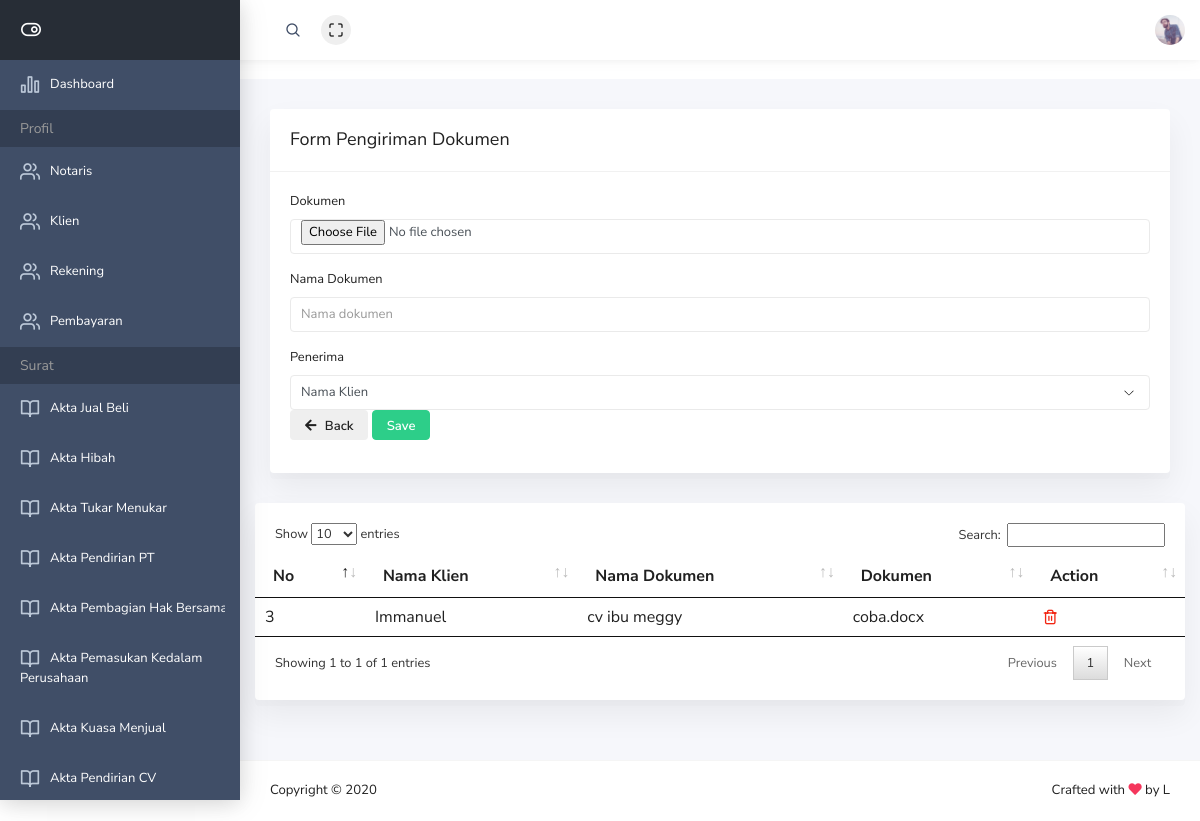
The app's page /admin/dokumen.php with its own data.
### tables this page shows
CREATE TABLE `dokumen` (
  `id_dok` int(11) NOT NULL,
  `nama_dok` varchar(12) NOT NULL,
  `dokumen` varchar(100) NOT NULL,
  `penerima` int(11) NOT NULL,
  `downloads` int(11) NOT NULL
);

CREATE TABLE `klien` (
  `id` int(11) NOT NULL,
  `nama` varchar(30) NOT NULL,
  `alamat` varchar(30) NOT NULL,
  `no_hp` varchar(20) NOT NULL,
  `user` varchar(30) NOT NULL,
  `pass` varchar(30) NOT NULL,
  `status` enum('aktif','pasif') NOT NULL
);

### admin/function.php (called while the page is built, shortened)
<?php
	$kon = mysqli_connect("localhost","root","","notaris");
	function query($query){
		global $kon;
		$result = mysqli_query($kon,$query);
		$rows = [];
		while ( $row = mysqli_fetch_assoc($result)) {
			$rows[] = $row;
		}
		return $rows;
	}
?>

### admin/dokumen.php (the view, shortened to what this page needs)
<?php
require "function.php";
include 'header.php';
$notaris = query ('SELECT dokumen.id_dok,dokumen.nama_dok,dokumen.dokumen,dokumen.penerima,klien.id,klien.nama FROM dokumen INNER JOIN klien ON dokumen.penerima = klien.id');
?>
                <div class="main-content">
                    <div class="container-fluid">
                        <div class="row">
                            <div class="col-md-12">
                                <div class="card">
                                    <div class="card-header"><h3>Form Pengiriman Dokumen</h3></div>
                                    <div class="card-body">
                                        <form action="" method="post" enctype="multipart/form-data">
                                            <div class="form-group">
                                                <label for="exampleInputName1">Dokumen</label>
                                                <input type="file" class="form-control" id="dokumen" name="dokumen" placeholder="dokumen">
                                            </div>
                                            <div class="form-group">
                                                <label for="exampleInputName1">Nama Dokumen</label>
                                                <input type="text" class="form-control" id="nama_dok" name="nama_dok" placeholder="Nama dokumen">
                                            </div>
                                            <div class="from-group">
                                                <label>Penerima</label>
                                                 <select name= "penerima" id="penerima" class="form-control" type="text">
                                                 <option>Nama Klien</option>
                                                 </select>
                                             </div>
                                           <a href="index.php"><button type="button" class="btn btn-default"><i class="fa fa-arrow-left"></i> Back</button></a>
                                              <button type="submit" name='simpan' value='simpan' class="btn btn-success mr-2">Save</button>
                                        </form>
                                    </div>
                                </div>
                            </div>
                            <div class="card">
                                <div class="card-body">
                                  <table id="contoh">
                                    <thead>
                                        <tr>
                                            <th>No</th>
                                            <th>Nama Klien</th>
                                            <th>Nama Dokumen</th>
                                            <th>Dokumen</th>
                                            <th>Action</th>
                                        </tr>
                                    </thead>
                                    <tbody>
                                   <?php foreach ($notaris as $row): ?>
                                        <tr>
                                            <td><?= $row["id_dok"];?></td>
                                            <td><?= $row["nama"];?></td>
                                            <td><?= $row["nama_dok"];?></td>
                                            <td><?= $row["dokumen"];?></td>
                                            <td>
                                                <a href="proses/hapus_dok.php?id_dok=<?= $row["id_dok"];?>"><i class="ik ik-trash-2 f-16 text-red"></i></a>
                                            </td>
                                        </tr>
                                    <?php endforeach; ?>
                                    </tbody>
                                </table>
                                </div>
                            </div>
                    </div>
                </div>
            </div>
<?php
include 'footer.php';
?>
    </body>
</html>

### records on screen
dokumen: id_dok "3", klien.nama "Immanuel", nama_dok "cv ibu meggy", dokumen "coba.docx"
